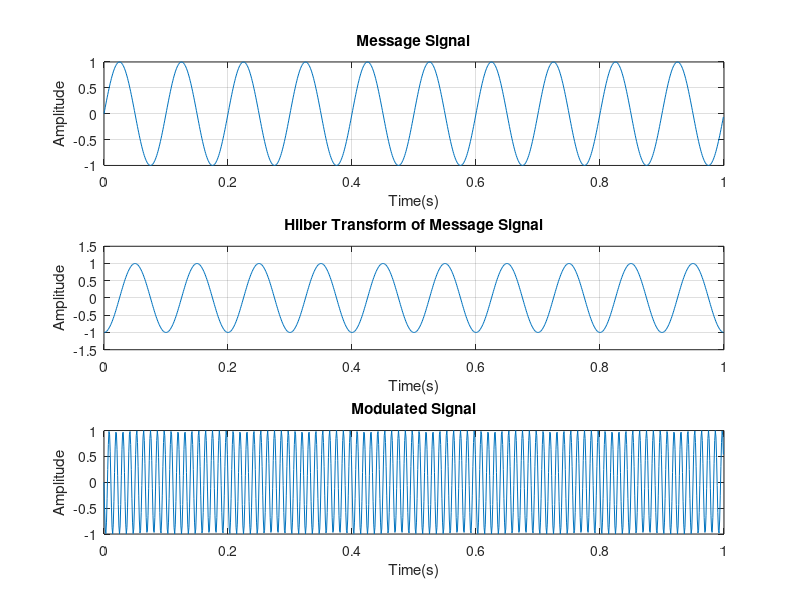
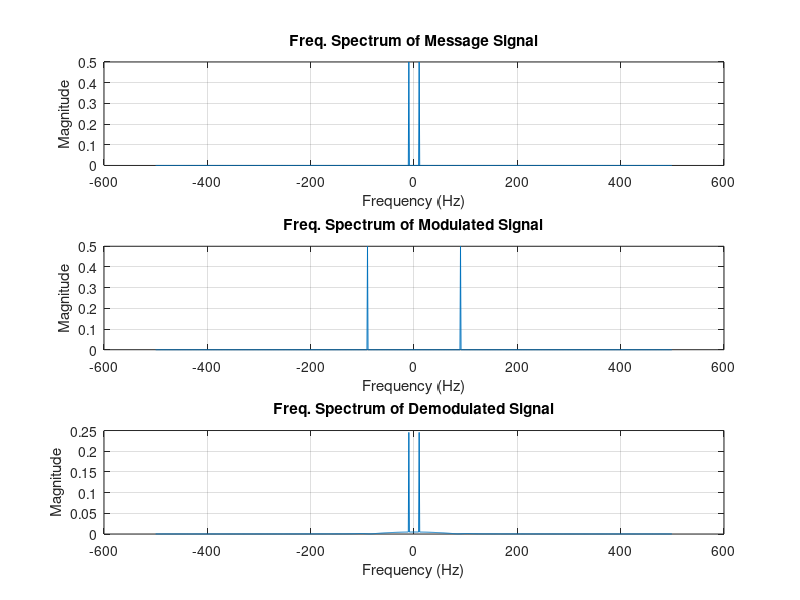
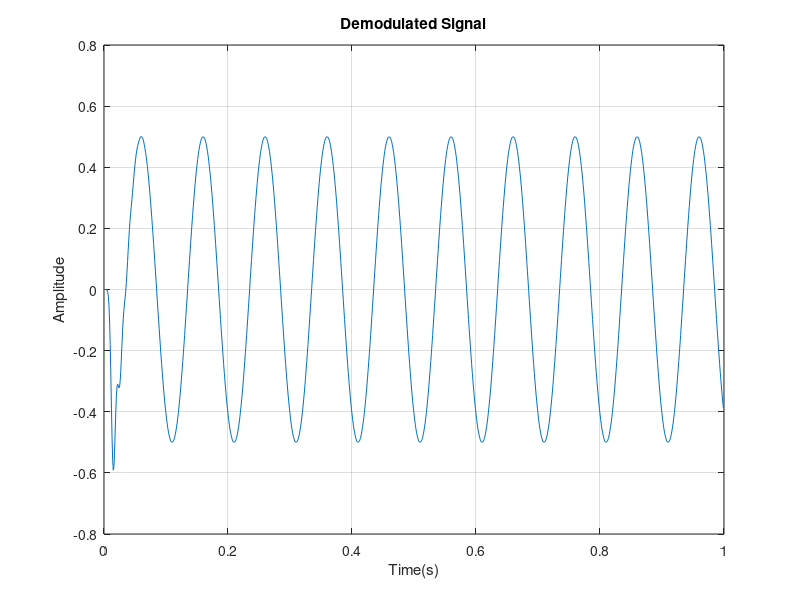

Write the MATLAB code that produced these figures, in order.
clc
clear all
close all
Fs = 1000; %Sampling frequency
fc = 100; %Carrier Frequency
fm = 10;  %Message Frequency
dt = 1/Fs;   %Sample period
t = 0:dt:1-dt;      %Time interval
m = sin(2*pi*fm*t); %message signal
subplot (3,1,1);
plot (t,m);
xlabel ('Time(s)');
ylabel ('Amplitude');
title ('Message Signal');
grid on
mh = imag(hilbert(m));
subplot (3,1,2);
plot (t,mh);
xlabel ('Time(s)');
ylabel ('Amplitude');
title ('Hilber Transform of Message Signal');
grid on
s = m.*cos(2*pi*fc*t) + mh.*sin(2*pi*fc*t);
subplot (3,1,3);
plot (t,s);
xlabel ('Time(s)');
ylabel ('Amplitude');
title ('Modulated Signal');
grid on
M = fftshift(fft(m));
MH = fftshift(fft(mh));
S = fftshift(fft(s));
f = -Fs/2:1:Fs/2-1;
figure
subplot(3,1,1)
plot(f,abs(M)/Fs);
title('Freq. Spectrum of Message Signal')
xlabel('Frequency (Hz)')
ylabel('Magnitude')
grid on
subplot(3,1,2)
plot(f,abs(S)/Fs);
title('Freq. Spectrum of Modulated Signal')
xlabel('Frequency (Hz)')
ylabel('Magnitude')
grid on
r_lo = s.*sin(2*pi*fc*t);
[b,a] = butter(10,2*fc/Fs);
r_flt = filter(b,a,r_lo);
R_flt = fftshift(fft(r_flt));
subplot(3,1,3)
plot(f,abs(R_flt)/Fs);
title('Freq. Spectrum of Demodulated Signal')
xlabel('Frequency (Hz)')
ylabel('Magnitude')
grid on
figure
plot(t,r_flt)
xlabel('Time(s)')
ylabel('Amplitude')
title('Demodulated Signal')
grid on